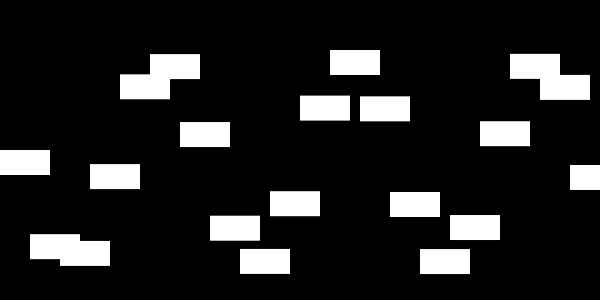
Frame 1 (no input)
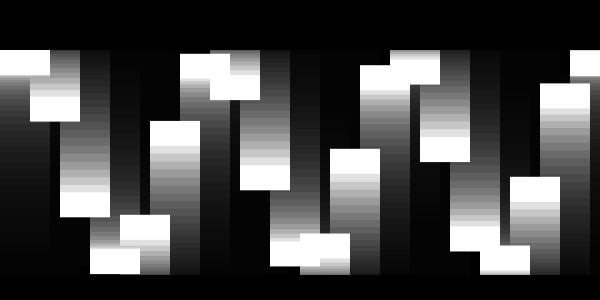
Frame 60 (the mouse pressed at the canvas centre just before this capture)
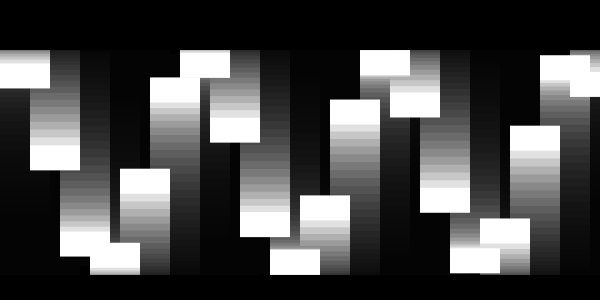
Frame 120 (the mouse held since frame 60 and released just before this capture)

The Processing sketch that drew these frames (run headless with seeded random() and noise(); from frame 60 on, the mouse is pressed at the canvas centre):

// Processing sketch: processing_79030
// ── processing_79030.pde

//original sketch: http://www.openprocessing.org/sketch/47794//

float x;
float y;

 
void setup() {
  size(600, 300);
  background(0);
 
  smooth();
}
 
void draw() {
  noStroke();
  fill(0, 30);
  rect(0, 0, width, height);
 //describing the movement//
  for (int i = 0;i < 35;i++) {
    y = 100*sin(x+i);
    fill(255);
    rect(i*30, y+height/2, 50, 25);
  }
 //speed// 
  x += 0.08;
}
//what happens when mouse is pressed//
void mousePressed() {
   for (int i = 0;i < 25;i++) {
    y = 40*sin(x+i);
    fill(150);
    rect(i*30, y+height/2,50, 25);
  }  
  x += 2;
}
